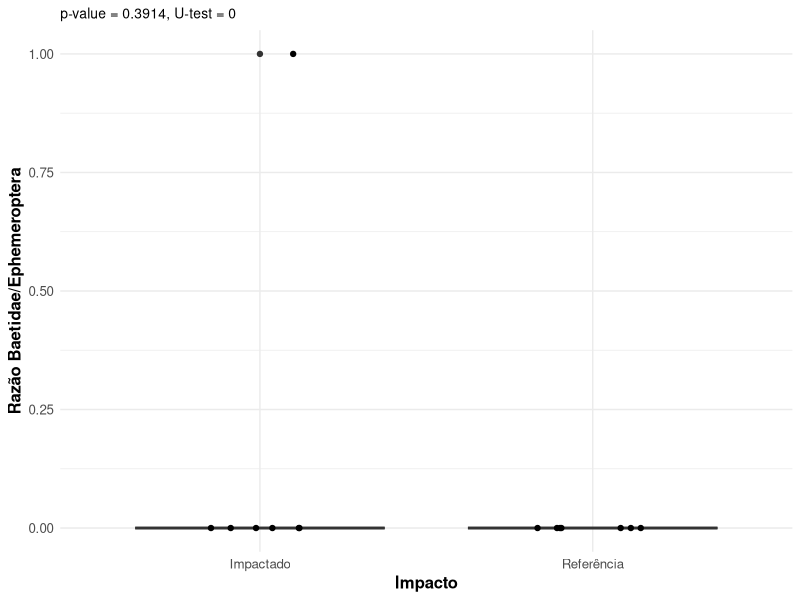
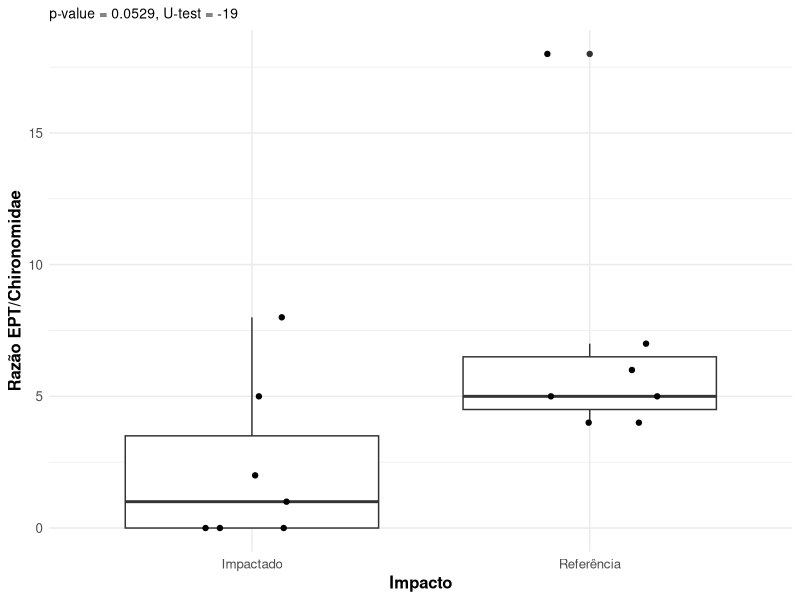
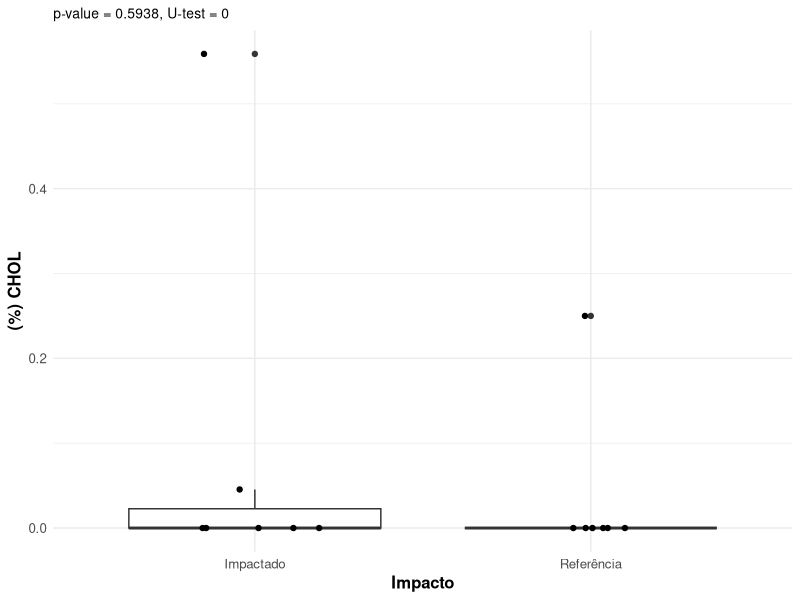
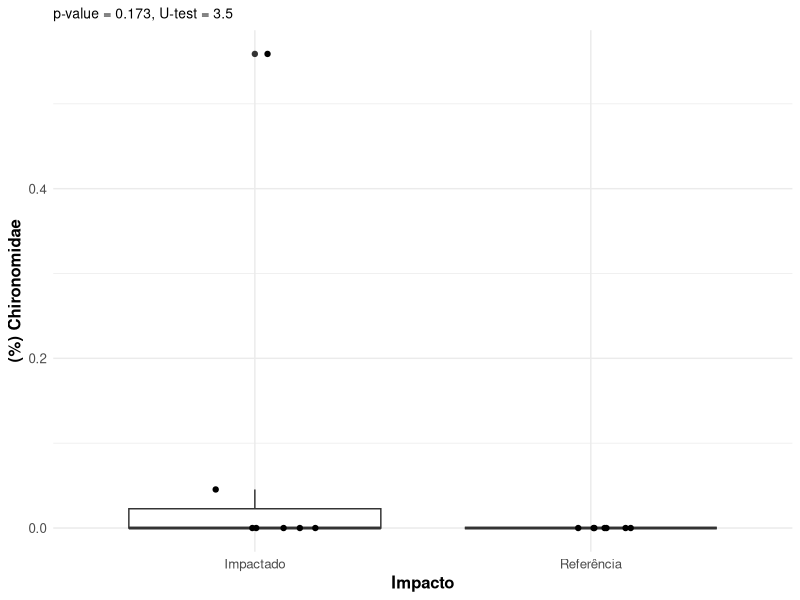
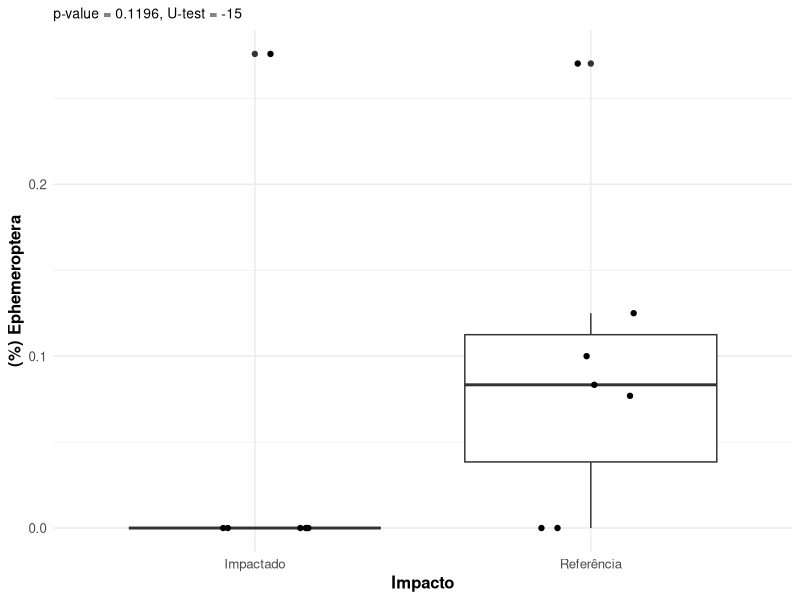
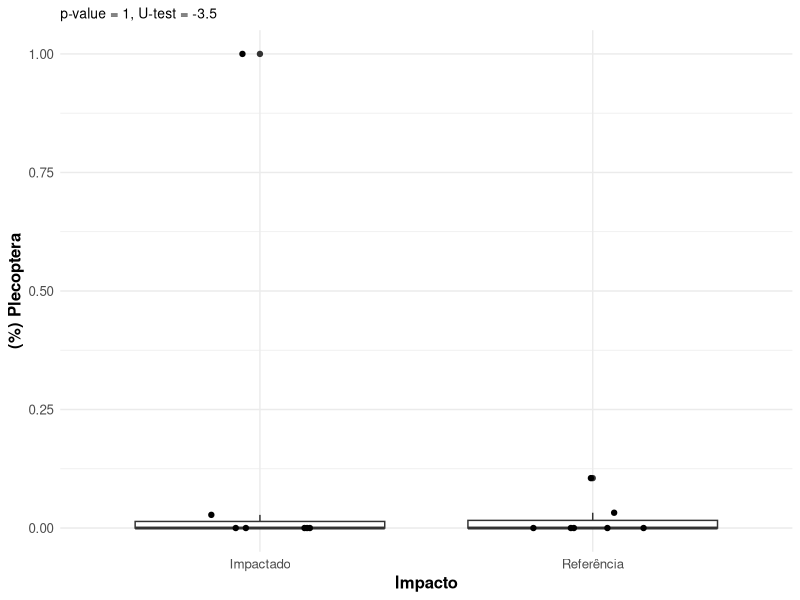
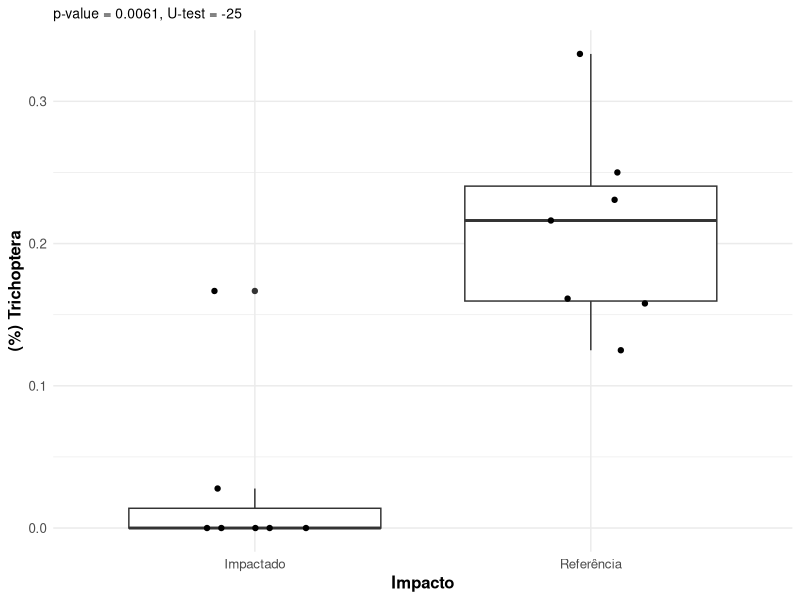
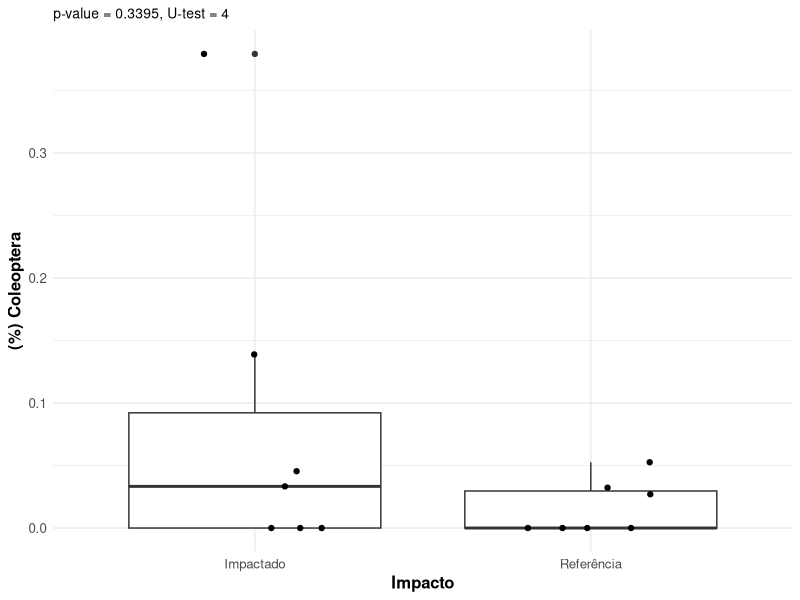

R code for these plots, in order: (Note: this script raises an error after producing the figures.)

library(tidyverse)

################################## Configurações ###############################
set.seed(1994)
pontos_referencia <- c("RiodaBarra-P1/2", "RioMutuca-P1")
pontos_impactado <- c("RiodaBarra-P2", "RioMutuca-P3")

metodos_de_amostragem <- c("D Net")

vetor_estetica_indice <- c(
  "razao_baetidae_ephemeroptera" = "Razão Baetidae/Ephemeroptera",
  "razao_ept_chironomidae" = "Razão EPT/Chironomidae",
  "relativo_chol" = "(%) CHOL",
  "relativo_chironomidae" = "(%) Chironomidae",
  "relativo_ephemeroptera" = "(%) Ephemeroptera",
  "relativo_plecoptera" = "(%) Plecoptera",
  "relativo_trichoptera" = "(%) Trichoptera",
  "relativo_coleoptera" = "(%) Coleoptera",
  "relativo_diptera" = "(%) Diptera",
  "relativo_odonata" = "(%) Odonata",
  "relativo_insecta" = "(%) Insecta",
  "relativo_oligochaeta" = "(%) Oligochaeta",
  "relativo_gastropoda" = "(%) Gastropoda",
  "relativo_crustacea" = "(%) Crustacea",
  "riqueza_classes" = "Classes Taxa",
  "riqueza_ordens" = "Ordens Taxa",
  "riqueza_familias" = "Famílias Taxa",
  "shannon_classes" = "Classes Taxa",
  "shannon_ordens" = "Shannon de Ordens",
  "shannon_familias" = "Shannon de Famílias",
  "pielou_classes" = "Pielou de Classes",
  "pielou_ordens" = "Pielou de Ordens",
  "pielou_familias" = "Pielou de Famílias",
  "riqueza_familias_ephemeroptera" = "Ephemeroptera Taxa",
  "riqueza_familias_trichoptera" = "Trichoptera Taxa",
  "riqueza_familias_plecoptera" = "Plecoptera Taxa",
  "riqueza_familias_coleoptera" = "Coleoptera Taxa",
  "ept_riqueza" = "EPT Taxa",
  "bmwp" = "BMWP",
  "aspt" = "ASPT",
  "coletor_recolhedor_proporcao" = "(%) Coletor-Recolhedor",
  "filtrador_proporcao" = "(%) Filtradores",
  "predador_proporcao" = "(%) Predadores",
  "perfuradores_proporcao" = "(%) Perfuradores",
  "fragmentadores_proporcao" = "(%) Fragmentadores",
  "raspadores_proporcao" = "(%) Raspadores",
  "detritivoros_proporcao" = "(%) Detritívoros",
  "herbivoros_proporcao" = "(%) Herbívoros"
)

vetor_estetica_impacto <- c(
  "referencia" = "Referência",
  "impactado" = "Impactado"
)

# Pastas de figuras
pasta_figuras <- "figuras/indice_multimetrico"
if (!dir.exists(pasta_figuras)) {
  dir.create(pasta_figuras, recursive = TRUE)
}

# Pasta de tabelas
pasta_tabelas <- "tabelas/indice_multimetrico"
if (!dir.exists(pasta_tabelas)) {
  dir.create(pasta_tabelas, recursive = TRUE)
}

################################## Carregar dados ##############################
indices_df <- read_csv("dados/processado/matriz_indices_imaturos_piata.csv")


############################## Pre-processamento ###############################
vetor_respostas <- indices_df %>%
  select(-(campanha:method)) %>%
  names()

# Adicionar coluna de impacto
indices_df <- indices_df %>%
  mutate(
    impacto = case_when(
      locality_name %in% pontos_referencia ~ "referencia",
      locality_name %in% pontos_impactado ~ "impactado",
      TRUE ~ "desconsiderado"
    )
  ) 

# Filtrar dados para análise baseado em rede-D.
dados_filtrados <- indices_df %>%
  filter(impacto != "desconsiderado") %>%
  filter(method %in% metodos_de_amostragem) %>%
  mutate(impacto = as.factor(impacto), method = as.factor(method))

str(dados_filtrados)
################################### Scores #####################################

for (i in vetor_respostas) {
  print(paste("Analisando índice:", i))
  
  test <- dados_filtrados %>%
    select(c("impacto", i))


  # Teste de Mann-Whitney
  teste <- wilcox.test(
    formula = as.formula(paste(i, "~ impacto")),
    data = dados_filtrados
  )
 
  p_value = teste$p.value
  w <- teste$statistic

  # Tamanhos das amostras
  n1 <- dados_filtrados %>%
    filter(impacto == levels(dados_filtrados$impacto)[1]) %>% 
    nrow()
  n2 <- dados_filtrados %>% 
    filter(impacto == levels(dados_filtrados$impacto)[2]) %>% 
    nrow()

  # Cálculo do U
  u <- w - n1 * (n1 + 1) / 2
  
  
  # Criação do gráfico
  nome_indice <- vetor_estetica_indice[[i]]

  plot <- ggplot(
    dados_filtrados,
    aes_string(
      x = "impacto",
      y = i
    )
  ) +
    theme_minimal() +
    geom_boxplot() +
    geom_jitter(width = 0.2, height = 0, alpha = 1) +
    scale_x_discrete(labels = vetor_estetica_impacto) +
    theme(
      text = element_text(size = unit(12, "pt")),
      axis.title = element_text(size = unit(12, "pt"), face = "bold"),
      plot.title = element_text(size = unit(14, "pt"), face = "bold"),
      plot.subtitle = element_text(size = unit(10, "pt"))
    ) +
  # Adicionar títulos e legendas
    labs(
      x = "Impacto",
      y = nome_indice,
      subtitle = paste0(
        "p-value = ", round(p_value, 4),
        ", U-test = ", round(u, 4)
      )
    ) 

  # Salvar o gráfico
  ggsave(
    plot,
    filename = paste0(pasta_figuras, "/boxplot_", i, ".png"),
    width = 8,
    height = 8
  )
}



############################## spearman correlations ###########################
dados_filtrados_numerico <- dados_filtrados %>%
  select(all_of(vetor_respostas))

# Função para criar matriz de p-valores
pval_spearman <- function(df) {
  vars <- names(df)
  n <- length(vars)
  p_mat <- matrix(NA, n, n)
  colnames(p_mat) <- vars
  rownames(p_mat) <- vars

  # Loop pelos pares de variáveis
  for (i in 1:n) {
    for (j in 1:n) {
      if (i == j) {
        p_mat[i, j] <- 0
      } else {
        teste <- cor.test(df[[i]], df[[j]], method = "spearman")
        p_mat[i, j] <- teste$p.value
      }
    }
  }
  return(p_mat)
}

# Cria as matrizes
correlations <- cor(dados_filtrados_numerico, method = "spearman")
p_values <- pval_spearman(dados_filtrados_numerico)


# salvar tabela de correlações (apenas a parte inferior da matriz)
correlations_lower <- correlations
correlations_lower[upper.tri(correlations_lower)] <- ""
write_csv(
  as.data.frame(correlations_lower) %>%
    rownames_to_column(var = "indice_vs_indice"),
  file.path(pasta_tabelas, "correlacoes_spearman_indices_imaturos_piata.csv")
)


# salvar tabela de p-values (apenas a parte inferior da matriz)
p_values_lower <- p_values
p_values_lower[upper.tri(p_values_lower)] <- ""
write_csv(
  as.data.frame(p_values_lower) %>%
    rownames_to_column(var = "indice_vs_indice"),
  file.path(pasta_tabelas, "p_values_spearman_indices_imaturos_piata.csv")
)
################################################################################
